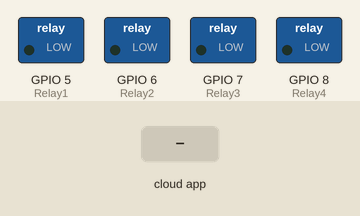
This sketch was run on a simulated ESP8266 (NodeMCU). Parts: switched loads named in the sketch (green lamp = pin HIGH). The test bench sets the inputs (shaded band). WiFi joins after 1.5 s; servers stay silent unless stated; no MQTT or app messages arrive unless stated; what the sketch prints to the serial monitor is not drawn.

Above: at 2.7 s.
2.8 s: the phone or cloud app sets pattern2 to 1
At 4.8 s:
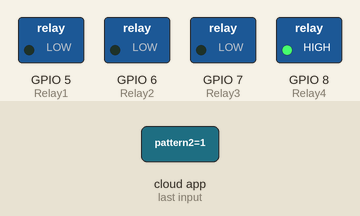
5.2 s: the phone or cloud app sets pattern1 to 0
At 6.4 s:
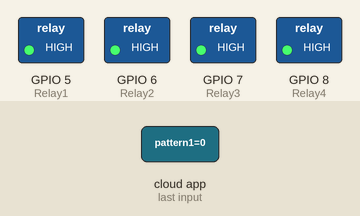
6.7 s: the phone or cloud app sets pattern2 to 1
At 6.85 s:
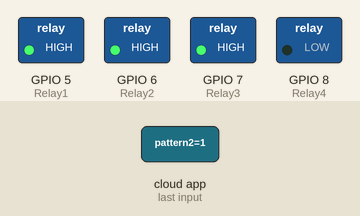
8.8 s: the phone or cloud app sets pattern1 to 1
At 9.2 s:
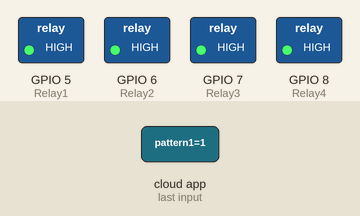
10.3 s: the phone or cloud app sets pattern3 to 0
At 11.6 s:
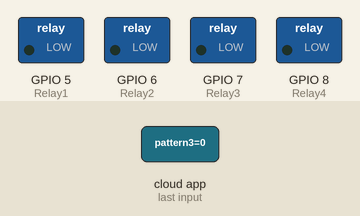
Timing chart, 0 to 12.8 s (numbered marks = the images above; inputs shaded):
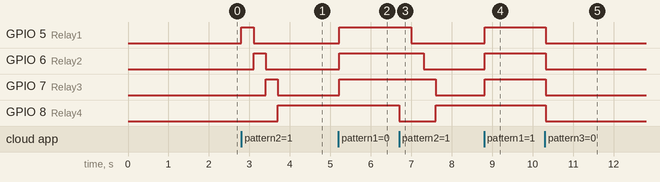

The sketch:

exam.ino
```cpp
#include <ESP8266WiFi.h>
#include "Adafruit_MQTT.h"
#include "Adafruit_MQTT_Client.h"

/************************* WiFi Access Point *********************************/

#define WLAN_SSID       "realme"
#define WLAN_PASS       "qqqqqqqq"

/************************* Adafruit.io Setup *********************************/

#define AIO_SERVER      "io.adafruit.com"
#define AIO_SERVERPORT  1883                   // use 8883 for SSL
#define AIO_USERNAME    "kantharuban"
#define AIO_KEY         "aio_GAWb49QTxZrwMo484xRha3P3AhIo"
#define Relay1            5
#define Relay2            6
#define Relay3            7
#define Relay4            8
/************ Global State (you don't need to change this!) ******************/

// Create an ESP8266 WiFiClient class to connect to the MQTT server.
WiFiClient client;
// or... use WiFiClientSecure for SSL
//WiFiClientSecure client;

// Setup the MQTT client class by passing in the WiFi client and MQTT server and login details.
Adafruit_MQTT_Client mqtt(&client, AIO_SERVER, AIO_SERVERPORT, AIO_USERNAME, AIO_KEY);

/****************************** Feeds ***************************************/

// Setup a feed called 'photocell' for publishing.
// Notice MQTT paths for AIO follow the form: <username>/feeds/<feedname>
Adafruit_MQTT_Publish exam = Adafruit_MQTT_Publish(&mqtt, AIO_USERNAME "/feeds/exam");

// Setup a feed called 'onoff' for subscribing to changes.
Adafruit_MQTT_Subscribe pattern1 = Adafruit_MQTT_Subscribe(&mqtt, AIO_USERNAME "/feeds/pattern1");
Adafruit_MQTT_Subscribe pattern2 = Adafruit_MQTT_Subscribe(&mqtt, AIO_USERNAME "/feeds/pattern2");
Adafruit_MQTT_Subscribe pattern3 = Adafruit_MQTT_Subscribe(&mqtt, AIO_USERNAME "/feeds/pattern3");

void MQTT_connect();

void setup() {
  Serial.begin(115200);
  delay(10);
   pinMode(Relay1, OUTPUT);
  pinMode(Relay2, OUTPUT);
  pinMode(Relay3, OUTPUT);
  pinMode(Relay4, OUTPUT);


  Serial.println(F("Adafruit MQTT demo"));

  // Connect to WiFi access point.
  Serial.println(); Serial.println();
  Serial.print("Connecting to ");
  Serial.println(WLAN_SSID);

  WiFi.begin(WLAN_SSID, WLAN_PASS);
  while (WiFi.status() != WL_CONNECTED) {
    delay(500);
    Serial.print(".");
  }
  Serial.println();

  Serial.println("WiFi connected");
  Serial.println("IP address: "); Serial.println(WiFi.localIP());

  // Setup MQTT subscription for onoff feed.
  mqtt.subscribe(&pattern1);
  mqtt.subscribe(&pattern2);
  mqtt.subscribe(&pattern3);

}
uint32_t x=0;

void loop() {
   MQTT_connect();

 Adafruit_MQTT_Subscribe *subscription;
  while ((subscription = mqtt.readSubscription(20000))) {
    if (subscription == &pattern1) {
      Serial.print(F("Got: "));
      Serial.println((char *)pattern1.lastread);
      digitalWrite(Relay1, HIGH);
      digitalWrite(Relay2,HIGH);
      digitalWrite(Relay3, HIGH);
      digitalWrite(Relay4,HIGH);

    }
    if (subscription == &pattern2) {
      Serial.print(F("Got: "));
      Serial.println((char *)pattern2.lastread);
      int Light2_State = atoi((char *)pattern2.lastread);
      if(Light2_State>0)
      {
        digitalWrite(Relay4,LOW);
        digitalWrite(Relay1, HIGH);
        delay(300);
        digitalWrite(Relay1, LOW);
      digitalWrite(Relay2,HIGH);
      delay(300);
      digitalWrite(Relay2,LOW);
      digitalWrite(Relay3, HIGH);
      delay(300);
      digitalWrite(Relay3, LOW);
      digitalWrite(Relay4,HIGH);
      delay(300);
      }
    }
    if (subscription == &pattern3) {
      Serial.print(F("Got: "));
      Serial.println((char *)pattern3.lastread);

      digitalWrite(Relay1, LOW);
      digitalWrite(Relay2, LOW);
      digitalWrite(Relay3, LOW);
      digitalWrite(Relay4, LOW);
    }

  }
}
  void MQTT_connect() {
  int8_t ret;

  // Stop if already connected.
  if (mqtt.connected()) {
    return;
  }

  Serial.print("Connecting to MQTT... ");

  uint8_t retries = 3;
  while ((ret = mqtt.connect()) != 0) { // connect will return 0 for connected
       Serial.println(mqtt.connectErrorString(ret));
       Serial.println("Retrying MQTT connection in 5 seconds...");
       mqtt.disconnect();
       delay(5000);  // wait 5 seconds
       retries--;
       if (retries == 0) {
         // basically die and wait for WDT to reset me
         while (1);
       }
  }
  Serial.println("MQTT Connected!");
}
```

Measured:
- after the input at 2.8 s, GPIO 5 (Relay1): LOW → HIGH at once, → LOW 0.30 s later; GPIO 6 (Relay2): LOW → HIGH after 0.30 s, → LOW 0.30 s later; GPIO 7 (Relay3): LOW → HIGH after 0.60 s, → LOW 0.30 s later; GPIO 8 (Relay4): LOW → HIGH after 0.90 s
- after the input at 5.2 s, GPIO 5 (Relay1), GPIO 6 (Relay2), GPIO 7 (Relay3): LOW → HIGH at once
- after the input at 6.7 s, GPIO 5 (Relay1): HIGH → LOW after 0.30 s; GPIO 6 (Relay2): HIGH → LOW after 0.60 s; GPIO 7 (Relay3): HIGH → LOW after 0.90 s; GPIO 8 (Relay4): HIGH → LOW at once, → HIGH 0.90 s later
- after the input at 8.8 s, GPIO 5 (Relay1), GPIO 6 (Relay2), GPIO 7 (Relay3): LOW → HIGH at once
- after the input at 10.3 s, GPIO 5 (Relay1), GPIO 6 (Relay2), GPIO 7 (Relay3), GPIO 8 (Relay4): HIGH → LOW at once
